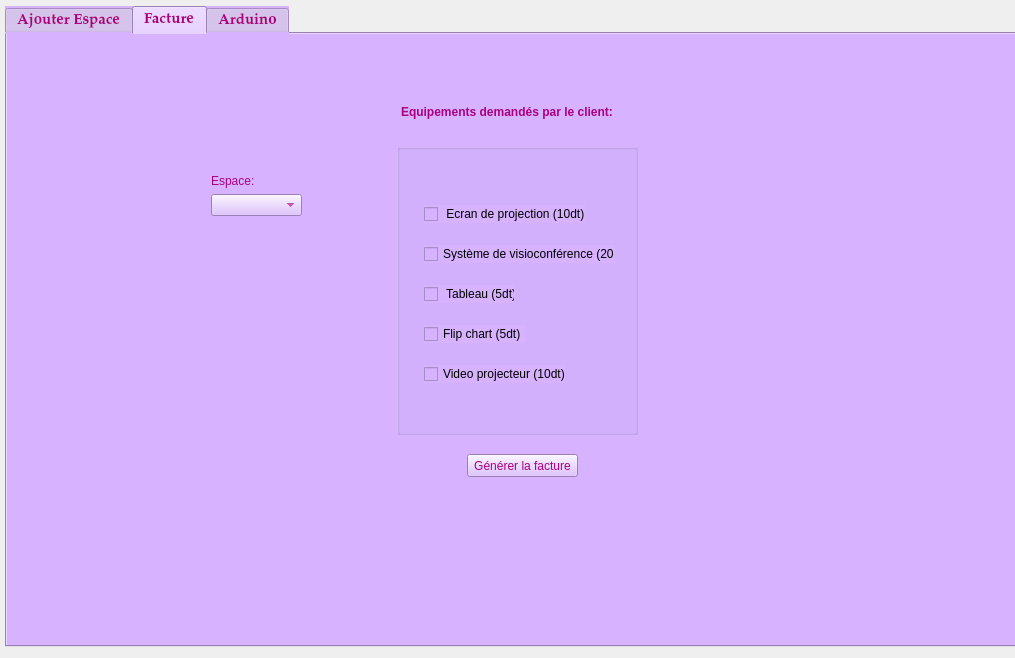
<?xml version="1.0" encoding="UTF-8"?>
<ui version="4.0">
 <class>gestionEspace</class>
 <widget class="QWidget" name="gestionEspace">
  <property name="geometry">
   <rect>
    <x>0</x>
    <y>0</y>
    <width>1015</width>
    <height>658</height>
   </rect>
  </property>
  <property name="windowTitle">
   <string>Form</string>
  </property>
  <widget class="QTabWidget" name="tabWidget">
   <property name="geometry">
    <rect>
     <x>5</x>
     <y>6</y>
     <width>1021</width>
     <height>641</height>
    </rect>
   </property>
   <property name="font">
    <font>
     <family>Palatino Linotype</family>
     <pointsize>11</pointsize>
     <weight>75</weight>
     <bold>true</bold>
    </font>
   </property>
   <property name="styleSheet">
    <string notr="true">background-color: rgb(214, 178, 255);
color: rgb(170, 0, 127);</string>
   </property>
   <property name="currentIndex">
    <number>1</number>
   </property>
   <widget class="QWidget" name="tab_3">
    <property name="styleSheet">
     <string notr="true">QPushButton {
	border:none;
	background-color:transparent;	
}</string>
    </property>
    <attribute name="title">
     <string>Ajouter Espace</string>
    </attribute>
    <widget class="QTableView" name="tableView_espace">
     <property name="geometry">
      <rect>
       <x>280</x>
       <y>70</y>
       <width>711</width>
       <height>321</height>
      </rect>
     </property>
    </widget>
    <widget class="QPushButton" name="Excel_pb">
     <property name="geometry">
      <rect>
       <x>955</x>
       <y>484</y>
       <width>31</width>
       <height>21</height>
      </rect>
     </property>
     <property name="text">
      <string/>
     </property>
     <property name="icon">
      <iconset>
       <normaloff>../2A/Projet c++/excel.png</normaloff>../2A/Projet c++/excel.png</iconset>
     </property>
    </widget>
    <widget class="QPushButton" name="PDF_pb">
     <property name="geometry">
      <rect>
       <x>955</x>
       <y>454</y>
       <width>31</width>
       <height>21</height>
      </rect>
     </property>
     <property name="styleSheet">
      <string notr="true"/>
     </property>
     <property name="text">
      <string/>
     </property>
     <property name="icon">
      <iconset>
       <normaloff>../2A/Projet c++/pdf.png</normaloff>../2A/Projet c++/pdf.png</iconset>
     </property>
    </widget>
    <widget class="QLabel" name="label_17">
     <property name="geometry">
      <rect>
       <x>870</x>
       <y>400</y>
       <width>111</width>
       <height>16</height>
      </rect>
     </property>
     <property name="text">
      <string>Générer la description</string>
     </property>
    </widget>
    <widget class="QLabel" name="label_21">
     <property name="geometry">
      <rect>
       <x>875</x>
       <y>456</y>
       <width>81</width>
       <height>16</height>
      </rect>
     </property>
     <property name="text">
      <string>Exporter en PDF</string>
     </property>
    </widget>
    <widget class="QPushButton" name="Descr_pb">
     <property name="geometry">
      <rect>
       <x>960</x>
       <y>420</y>
       <width>21</width>
       <height>21</height>
      </rect>
     </property>
     <property name="text">
      <string/>
     </property>
     <property name="icon">
      <iconset>
       <normaloff>../2A/Projet c++/descr.png</normaloff>../2A/Projet c++/descr.png</iconset>
     </property>
    </widget>
    <widget class="QLabel" name="label_22">
     <property name="geometry">
      <rect>
       <x>281</x>
       <y>45</y>
       <width>81</width>
       <height>21</height>
      </rect>
     </property>
     <property name="text">
      <string>Trier le tableau</string>
     </property>
    </widget>
    <widget class="QPushButton" name="tri_pb">
     <property name="geometry">
      <rect>
       <x>359</x>
       <y>45</y>
       <width>21</width>
       <height>21</height>
      </rect>
     </property>
     <property name="styleSheet">
      <string notr="true"/>
     </property>
     <property name="text">
      <string/>
     </property>
     <property name="icon">
      <iconset>
       <normaloff>../2A/Projet c++/trier.png</normaloff>../2A/Projet c++/trier.png</iconset>
     </property>
    </widget>
    <widget class="QLabel" name="label_18">
     <property name="geometry">
      <rect>
       <x>877</x>
       <y>486</y>
       <width>81</width>
       <height>16</height>
      </rect>
     </property>
     <property name="text">
      <string>Exporter Excel</string>
     </property>
    </widget>
    <widget class="QPushButton" name="chercher_pb">
     <property name="geometry">
      <rect>
       <x>940</x>
       <y>39</y>
       <width>51</width>
       <height>23</height>
      </rect>
     </property>
     <property name="text">
      <string>Chercher</string>
     </property>
    </widget>
    <widget class="QComboBox" name="ComboBox_Descr">
     <property name="geometry">
      <rect>
       <x>870</x>
       <y>420</y>
       <width>81</width>
       <height>21</height>
      </rect>
     </property>
    </widget>
    <widget class="QLineEdit" name="chercher_line_2">
     <property name="geometry">
      <rect>
       <x>820</x>
       <y>42</y>
       <width>113</width>
       <height>20</height>
      </rect>
     </property>
    </widget>
    <widget class="QCustomPlot" name="customplot" native="true">
     <property name="geometry">
      <rect>
       <x>280</x>
       <y>410</y>
       <width>561</width>
       <height>191</height>
      </rect>
     </property>
    </widget>
    <widget class="QGroupBox" name="groupBox_don_espaces_2">
     <property name="geometry">
      <rect>
       <x>6</x>
       <y>12</y>
       <width>251</width>
       <height>591</height>
      </rect>
     </property>
     <property name="title">
      <string>Données</string>
     </property>
     <widget class="QLabel" name="label_6">
      <property name="geometry">
       <rect>
        <x>17</x>
        <y>250</y>
        <width>101</width>
        <height>16</height>
       </rect>
      </property>
      <property name="font">
       <font>
        <pointsize>9</pointsize>
       </font>
      </property>
      <property name="styleSheet">
       <string notr="true">color: rgb(0, 0, 0);</string>
      </property>
      <property name="text">
       <string>Nombre de places</string>
      </property>
     </widget>
     <widget class="QLineEdit" name="le_id_espace">
      <property name="geometry">
       <rect>
        <x>92</x>
        <y>18</y>
        <width>91</width>
        <height>20</height>
       </rect>
      </property>
     </widget>
     <widget class="QRadioButton" name="radioButton_3_espace">
      <property name="geometry">
       <rect>
        <x>93</x>
        <y>98</y>
        <width>111</width>
        <height>18</height>
       </rect>
      </property>
      <property name="styleSheet">
       <string notr="true">color: rgb(216, 0, 216);</string>
      </property>
      <property name="text">
       <string>Salle de Réunion</string>
      </property>
     </widget>
     <widget class="QLabel" name="label_12">
      <property name="geometry">
       <rect>
        <x>17</x>
        <y>58</y>
        <width>51</width>
        <height>16</height>
       </rect>
      </property>
      <property name="font">
       <font>
        <pointsize>9</pointsize>
       </font>
      </property>
      <property name="styleSheet">
       <string notr="true">color: rgb(0, 0, 0);</string>
      </property>
      <property name="text">
       <string>Catégorie</string>
      </property>
     </widget>
     <widget class="QLineEdit" name="le_descr_espace">
      <property name="geometry">
       <rect>
        <x>94</x>
        <y>148</y>
        <width>151</width>
        <height>81</height>
       </rect>
      </property>
     </widget>
     <widget class="QLabel" name="label_27">
      <property name="geometry">
       <rect>
        <x>19</x>
        <y>325</y>
        <width>51</width>
        <height>16</height>
       </rect>
      </property>
      <property name="font">
       <font>
        <pointsize>9</pointsize>
       </font>
      </property>
      <property name="styleSheet">
       <string notr="true">color: rgb(0, 0, 0);</string>
      </property>
      <property name="text">
       <string>Tarif (dt)</string>
      </property>
     </widget>
     <widget class="QComboBox" name="comboBox_espace">
      <property name="geometry">
       <rect>
        <x>112</x>
        <y>356</y>
        <width>51</width>
        <height>22</height>
       </rect>
      </property>
      <item>
       <property name="text">
        <string>Oui</string>
       </property>
      </item>
      <item>
       <property name="text">
        <string>Non</string>
       </property>
      </item>
     </widget>
     <widget class="QLabel" name="label_23">
      <property name="geometry">
       <rect>
        <x>17</x>
        <y>288</y>
        <width>91</width>
        <height>16</height>
       </rect>
      </property>
      <property name="font">
       <font>
        <pointsize>9</pointsize>
       </font>
      </property>
      <property name="styleSheet">
       <string notr="true">color: rgb(0, 0, 0);</string>
      </property>
      <property name="text">
       <string>Superficie (m²)</string>
      </property>
     </widget>
     <widget class="QLineEdit" name="le_supr_espace">
      <property name="geometry">
       <rect>
        <x>114</x>
        <y>288</y>
        <width>51</width>
        <height>20</height>
       </rect>
      </property>
     </widget>
     <widget class="QLabel" name="label_24">
      <property name="geometry">
       <rect>
        <x>19</x>
        <y>388</y>
        <width>91</width>
        <height>16</height>
       </rect>
      </property>
      <property name="font">
       <font>
        <pointsize>9</pointsize>
       </font>
      </property>
      <property name="styleSheet">
       <string notr="true">color: rgb(160, 80, 240);</string>
      </property>
      <property name="text">
       <string>Importer Image</string>
      </property>
     </widget>
     <widget class="QLabel" name="label_25">
      <property name="geometry">
       <rect>
        <x>17</x>
        <y>148</y>
        <width>61</width>
        <height>16</height>
       </rect>
      </property>
      <property name="font">
       <font>
        <pointsize>9</pointsize>
       </font>
      </property>
      <property name="styleSheet">
       <string notr="true">color: rgb(0, 0, 0);</string>
      </property>
      <property name="text">
       <string>Description</string>
      </property>
     </widget>
     <widget class="QLabel" name="label_30">
      <property name="geometry">
       <rect>
        <x>17</x>
        <y>18</y>
        <width>16</width>
        <height>16</height>
       </rect>
      </property>
      <property name="font">
       <font>
        <pointsize>9</pointsize>
       </font>
      </property>
      <property name="styleSheet">
       <string notr="true">color: rgb(0, 0, 0);</string>
      </property>
      <property name="text">
       <string>ID</string>
      </property>
     </widget>
     <widget class="QLabel" name="lbl_image">
      <property name="geometry">
       <rect>
        <x>19</x>
        <y>418</y>
        <width>221</width>
        <height>111</height>
       </rect>
      </property>
      <property name="text">
       <string/>
      </property>
     </widget>
     <widget class="QRadioButton" name="radioButton_espace">
      <property name="geometry">
       <rect>
        <x>93</x>
        <y>58</y>
        <width>121</width>
        <height>18</height>
       </rect>
      </property>
      <property name="styleSheet">
       <string notr="true">color: rgb(216, 0, 216);</string>
      </property>
      <property name="text">
       <string>Coworking Space</string>
      </property>
     </widget>
     <widget class="QLabel" name="label_32">
      <property name="geometry">
       <rect>
        <x>17</x>
        <y>356</y>
        <width>71</width>
        <height>16</height>
       </rect>
      </property>
      <property name="font">
       <font>
        <pointsize>9</pointsize>
       </font>
      </property>
      <property name="styleSheet">
       <string notr="true">color: rgb(0, 0, 0);</string>
      </property>
      <property name="text">
       <string>Disponibilité</string>
      </property>
     </widget>
     <widget class="QPushButton" name="upload_pb">
      <property name="geometry">
       <rect>
        <x>109</x>
        <y>388</y>
        <width>31</width>
        <height>23</height>
       </rect>
      </property>
      <property name="text">
       <string/>
      </property>
      <property name="icon">
       <iconset>
        <normaloff>../2A/Projet c++/importer.png</normaloff>../2A/Projet c++/importer.png</iconset>
      </property>
     </widget>
     <widget class="QSpinBox" name="spinBox_nbplaces">
      <property name="geometry">
       <rect>
        <x>115</x>
        <y>248</y>
        <width>51</width>
        <height>22</height>
       </rect>
      </property>
     </widget>
     <widget class="QLineEdit" name="le_tarif_espace">
      <property name="geometry">
       <rect>
        <x>113</x>
        <y>325</y>
        <width>51</width>
        <height>20</height>
       </rect>
      </property>
     </widget>
     <widget class="QRadioButton" name="radioButton_2_espace">
      <property name="geometry">
       <rect>
        <x>93</x>
        <y>78</y>
        <width>101</width>
        <height>18</height>
       </rect>
      </property>
      <property name="styleSheet">
       <string notr="true">color: rgb(216, 0, 216);</string>
      </property>
      <property name="text">
       <string>Bureau Privatif</string>
      </property>
     </widget>
     <widget class="QRadioButton" name="radioButton_4_espace">
      <property name="geometry">
       <rect>
        <x>93</x>
        <y>118</y>
        <width>121</width>
        <height>18</height>
       </rect>
      </property>
      <property name="styleSheet">
       <string notr="true">color: rgb(216, 0, 216);</string>
      </property>
      <property name="text">
       <string>Salle de Conférence</string>
      </property>
     </widget>
     <widget class="QPushButton" name="modif_pb">
      <property name="geometry">
       <rect>
        <x>119</x>
        <y>538</y>
        <width>41</width>
        <height>41</height>
       </rect>
      </property>
      <property name="text">
       <string/>
      </property>
      <property name="icon">
       <iconset>
        <normaloff>../2A/Projet c++/modifier.png</normaloff>../2A/Projet c++/modifier.png</iconset>
      </property>
     </widget>
     <widget class="QPushButton" name="ajouter_pb">
      <property name="geometry">
       <rect>
        <x>40</x>
        <y>542</y>
        <width>41</width>
        <height>31</height>
       </rect>
      </property>
      <property name="styleSheet">
       <string notr="true"/>
      </property>
      <property name="text">
       <string/>
      </property>
      <property name="icon">
       <iconset>
        <normaloff>../2A/Projet c++/valider.png</normaloff>../2A/Projet c++/valider.png</iconset>
      </property>
     </widget>
     <widget class="QLabel" name="label_33">
      <property name="geometry">
       <rect>
        <x>160</x>
        <y>550</y>
        <width>61</width>
        <height>16</height>
       </rect>
      </property>
      <property name="font">
       <font>
        <pointsize>9</pointsize>
       </font>
      </property>
      <property name="text">
       <string>Supprimer</string>
      </property>
     </widget>
     <widget class="QPushButton" name="supr_pb">
      <property name="geometry">
       <rect>
        <x>211</x>
        <y>543</y>
        <width>31</width>
        <height>31</height>
       </rect>
      </property>
      <property name="styleSheet">
       <string notr="true"/>
      </property>
      <property name="text">
       <string/>
      </property>
      <property name="icon">
       <iconset>
        <normaloff>../2A/Projet c++/suprimer.png</normaloff>../2A/Projet c++/suprimer.png</iconset>
      </property>
     </widget>
     <widget class="QLabel" name="label_34">
      <property name="geometry">
       <rect>
        <x>80</x>
        <y>547</y>
        <width>51</width>
        <height>21</height>
       </rect>
      </property>
      <property name="font">
       <font>
        <pointsize>9</pointsize>
       </font>
      </property>
      <property name="text">
       <string>Modifier</string>
      </property>
     </widget>
     <widget class="QLabel" name="label_35">
      <property name="geometry">
       <rect>
        <x>10</x>
        <y>542</y>
        <width>41</width>
        <height>31</height>
       </rect>
      </property>
      <property name="font">
       <font>
        <pointsize>9</pointsize>
       </font>
      </property>
      <property name="text">
       <string>Valider</string>
      </property>
     </widget>
    </widget>
   </widget>
   <widget class="QWidget" name="tab_5">
    <attribute name="title">
     <string>Facture</string>
    </attribute>
    <widget class="QLabel" name="label_36">
     <property name="geometry">
      <rect>
       <x>394</x>
       <y>70</y>
       <width>231</width>
       <height>16</height>
      </rect>
     </property>
     <property name="font">
      <font>
       <pointsize>9</pointsize>
       <weight>75</weight>
       <bold>true</bold>
      </font>
     </property>
     <property name="text">
      <string>Equipements demandés par le client:</string>
     </property>
    </widget>
    <widget class="QPushButton" name="Facture_pb">
     <property name="geometry">
      <rect>
       <x>460</x>
       <y>420</y>
       <width>111</width>
       <height>23</height>
      </rect>
     </property>
     <property name="text">
      <string>Générer la facture</string>
     </property>
    </widget>
    <widget class="QComboBox" name="select_esp">
     <property name="geometry">
      <rect>
       <x>204</x>
       <y>160</y>
       <width>91</width>
       <height>22</height>
      </rect>
     </property>
    </widget>
    <widget class="QLabel" name="label_37">
     <property name="geometry">
      <rect>
       <x>204</x>
       <y>140</y>
       <width>47</width>
       <height>14</height>
      </rect>
     </property>
     <property name="text">
      <string>Espace:</string>
     </property>
    </widget>
    <widget class="QGroupBox" name="groupBox">
     <property name="geometry">
      <rect>
       <x>390</x>
       <y>110</y>
       <width>241</width>
       <height>291</height>
      </rect>
     </property>
     <property name="title">
      <string/>
     </property>
     <widget class="QCheckBox" name="checkBox_5_espace">
      <property name="geometry">
       <rect>
        <x>27</x>
        <y>221</y>
        <width>141</width>
        <height>18</height>
       </rect>
      </property>
      <property name="styleSheet">
       <string notr="true">color: rgb(0, 0, 0);</string>
      </property>
      <property name="text">
       <string>Video projecteur (10dt)</string>
      </property>
     </widget>
     <widget class="QCheckBox" name="checkBox_4_espace">
      <property name="geometry">
       <rect>
        <x>27</x>
        <y>181</y>
        <width>101</width>
        <height>18</height>
       </rect>
      </property>
      <property name="styleSheet">
       <string notr="true">color: rgb(0, 0, 0);</string>
      </property>
      <property name="text">
       <string>Flip chart (5dt)</string>
      </property>
     </widget>
     <widget class="QCheckBox" name="checkBox_2_espace">
      <property name="geometry">
       <rect>
        <x>27</x>
        <y>101</y>
        <width>191</width>
        <height>18</height>
       </rect>
      </property>
      <property name="styleSheet">
       <string notr="true">color: rgb(0, 0, 0);
</string>
      </property>
      <property name="text">
       <string>Système de visioconférence (20dt)</string>
      </property>
     </widget>
     <widget class="QCheckBox" name="checkBox_espace">
      <property name="geometry">
       <rect>
        <x>27</x>
        <y>61</y>
        <width>161</width>
        <height>18</height>
       </rect>
      </property>
      <property name="styleSheet">
       <string notr="true">color: rgb(0, 0, 0);</string>
      </property>
      <property name="text">
       <string> Ecran de projection (10dt)</string>
      </property>
     </widget>
     <widget class="QCheckBox" name="checkBox_3_espace">
      <property name="geometry">
       <rect>
        <x>27</x>
        <y>141</y>
        <width>91</width>
        <height>18</height>
       </rect>
      </property>
      <property name="styleSheet">
       <string notr="true">color: rgb(0, 0, 0);</string>
      </property>
      <property name="text">
       <string> Tableau (5dt)</string>
      </property>
     </widget>
    </widget>
   </widget>
   <widget class="QWidget" name="tab_6">
    <attribute name="title">
     <string>Arduino</string>
    </attribute>
    <widget class="QLabel" name="le_buzzer">
     <property name="geometry">
      <rect>
       <x>503</x>
       <y>114</y>
       <width>47</width>
       <height>14</height>
      </rect>
     </property>
     <property name="styleSheet">
      <string notr="true">font: 11pt &quot;MS Shell Dlg 2&quot;;
color: rgb(0, 170, 0);</string>
     </property>
     <property name="text">
      <string>OFF</string>
     </property>
    </widget>
    <widget class="QLabel" name="label_38">
     <property name="geometry">
      <rect>
       <x>405</x>
       <y>112</y>
       <width>51</width>
       <height>16</height>
      </rect>
     </property>
     <property name="styleSheet">
      <string notr="true">font: 11pt &quot;MS Shell Dlg 2&quot;;
color: rgb(0, 0, 0);</string>
     </property>
     <property name="text">
      <string>Buzzer:</string>
     </property>
    </widget>
    <widget class="QLabel" name="le_lampe">
     <property name="geometry">
      <rect>
       <x>503</x>
       <y>94</y>
       <width>47</width>
       <height>14</height>
      </rect>
     </property>
     <property name="styleSheet">
      <string notr="true">font: 11pt &quot;MS Shell Dlg 2&quot;;
color: rgb(0, 170, 0);</string>
     </property>
     <property name="text">
      <string>OFF</string>
     </property>
    </widget>
    <widget class="QLabel" name="le_doesntexist">
     <property name="geometry">
      <rect>
       <x>503</x>
       <y>74</y>
       <width>91</width>
       <height>16</height>
      </rect>
     </property>
     <property name="styleSheet">
      <string notr="true">font: 11pt &quot;MS Shell Dlg 2&quot;;
color: rgb(0, 170, 0);</string>
     </property>
     <property name="text">
      <string>Doesnt exist</string>
     </property>
    </widget>
    <widget class="QLabel" name="label_39">
     <property name="geometry">
      <rect>
       <x>403</x>
       <y>70</y>
       <width>81</width>
       <height>20</height>
      </rect>
     </property>
     <property name="styleSheet">
      <string notr="true">font: 11pt &quot;MS Shell Dlg 2&quot;;
color: rgb(0, 0, 0);</string>
     </property>
     <property name="text">
      <string>Emergency:</string>
     </property>
    </widget>
    <widget class="QLabel" name="label_40">
     <property name="geometry">
      <rect>
       <x>404</x>
       <y>90</y>
       <width>61</width>
       <height>20</height>
      </rect>
     </property>
     <property name="styleSheet">
      <string notr="true">font: 11pt &quot;MS Shell Dlg 2&quot;;
color: rgb(0, 0, 0);</string>
     </property>
     <property name="text">
      <string>Lampe:</string>
     </property>
    </widget>
   </widget>
  </widget>
 </widget>
 <customwidgets>
  <customwidget>
   <class>QCustomPlot</class>
   <extends>QWidget</extends>
   <header>qcustomplot.h</header>
   <container>1</container>
  </customwidget>
 </customwidgets>
 <resources/>
 <connections/>
</ui>
